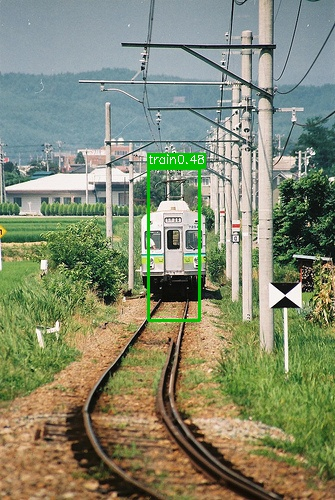
#> input picture pytorch-YOLO-v1/testimg/000002.jpg, 335 x 500 px
$ python -i yolov5_augment.py   (imports and definitions only)
#> lines starting #> are read from the running program, lines starting #| are printed output that depends on the picture
#> further down, picture is the input picture: shape (500, 335, 3); mean B, G, R 111.9, 137.9, 131.9
import random
import cv2
import math
import numpy as np
import torch


# ------------------------- Basic augmentations -------------------------
#
## Spatial transform
# [85 lines left out: function random_perspective, not called in this run]


#! HSV增强:
## Color transform
def augment_hsv(img, hgain=0.5, sgain=0.5, vgain=0.5):
#> called with hgain = 0.5, sgain = 0.5, vgain = 0.5
    r = np.random.uniform(-1, 1, 3) * [hgain, sgain, vgain] + 1     # random gains --> [0~2]
    hue, sat, val = cv2.split(cv2.cvtColor(img, cv2.COLOR_BGR2HSV))
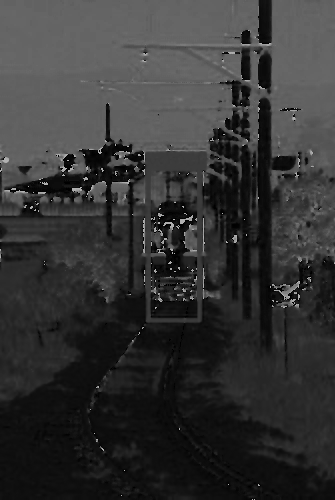
#> hue: shape (500, 335); min 0, max 179, mean 52.1
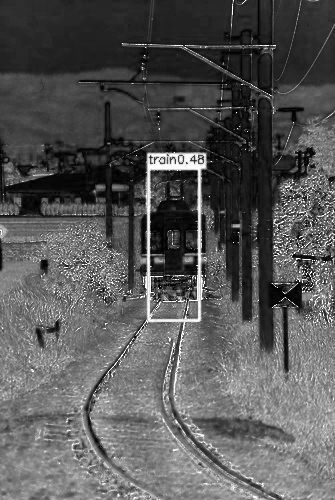
#> sat: shape (500, 335); min 0, max 255, mean 87.6
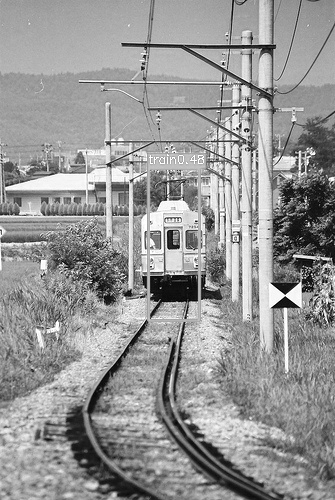
#> val: shape (500, 335); min 0, max 255, mean 149.2
    dtype = img.dtype  # uint8

    x = np.arange(0, 256, dtype=np.int16)
    lut_hue = ((x * r[0]) % 180).astype(dtype)
    lut_sat = np.clip(x * r[1], 0, 255).astype(dtype)
#> lut_sat = 256 values from 0 to 255
    lut_val = np.clip(x * r[2], 0, 255).astype(dtype)
#> lut_val = 256 values from 0 to 255

    #! cv2.LUT, hue根据lut_hue进行转换
    img_hsv = cv2.merge((cv2.LUT(hue, lut_hue), cv2.LUT(sat, lut_sat), cv2.LUT(val, lut_val))).astype(dtype)
#> img_hsv: shape (500, 335, 3); mean H, S, V 53.5, 105.2, 163.5
    cv2.cvtColor(img_hsv, cv2.COLOR_HSV2BGR, dst=img)  # no return needed
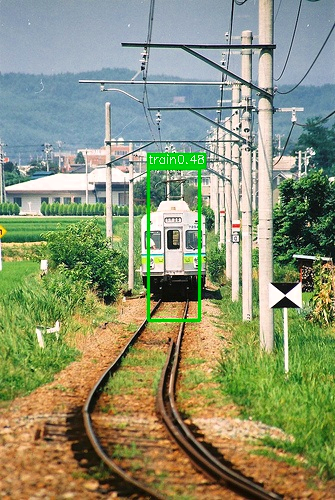
#> img: shape (500, 335, 3); mean B, G, R 114.2, 146.9, 139.4

    """_summary_
    cv2.LUT: 函数定义的意思是，hue根据查找表更新hue的每个元素，其中hue的元素值与查找表的索引相匹配。
    1. 使用场景: 比如图像增强。
        - 上述场景的SV通道增强需求，较为简单，其实可以通过直接乘以r[2]实现
        - H通道增强：H(0~360);超过360会循环进行到较低的H值，我认为是不合理的
          #? 如果H方式合理，那么SV通道是否可以效仿，比如((x * r[1]) % 255)
    """


# ------------------------- Strong augmentations -------------------------
#! 被Dataset类所使用
#! 马赛克操作：1. 选择四张图像；2. 四张图像的中心点位置偏移；(无其他数据增强方法) 3. 图像组合和bbox组合； 4. random_perspective经典操作
## YOLOv5-Mosaic
# [205 lines left out: functions yolov5_mosaic_augment, yolov5_mixup_augment, yolox_mixup_augment, not called in this run]


# ------------------------- Preprocessers -------------------------
#TODO: 为什么YOLOv5Augmentation中不需要考虑max_stride，而YOLOv5BaseTransform需要？？
## YOLOv5-style Transform for Train
class YOLOv5Augmentation(object):
    # [73 lines left out: functions __init__, __call__, not called in this run]

##! resize --> tensor --> padding
## YOLOv5-style Transform for Eval
class YOLOv5BaseTransform(object):
    def __init__(self, img_size=640, max_stride=32):
        self.img_size = img_size
        self.max_stride = max_stride


    # [51 lines left out: function __call__, not called in this run]

>>> import cv2
>>> picture = cv2.imread('../../../../pytorch-YOLO-v1/testimg/000002.jpg')
>>> result = augment_hsv(picture)

$ run again, on pytorch-YOLO-v1/testimg/000008.jpg
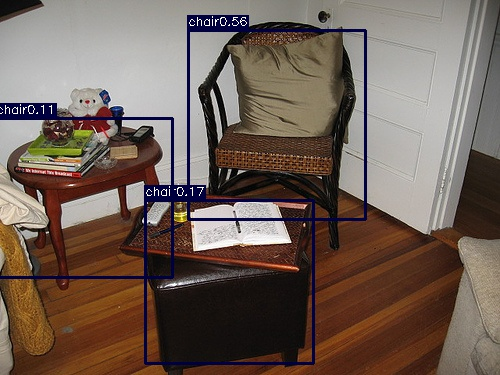
#> input picture pytorch-YOLO-v1/testimg/000008.jpg, 500 x 375 px
#> picture is the input picture: shape (375, 500, 3); mean B, G, R 86.6, 96.1, 112.7
#> in augment_hsv, `hue, sat, val = cv2.split(cv2.cvtColor(img, cv2.COLOR_BGR2HSV))`:
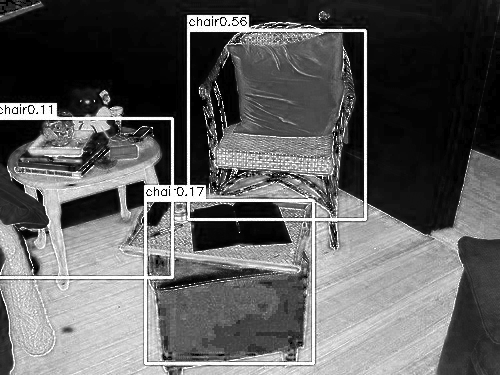
#> sat: shape (375, 500); min 0, max 255, mean 94.9
#> img_hsv: shape (375, 500, 3); mean H, S, V 26.3, 111.7, 126.2
#> in augment_hsv, `cv2.cvtColor(img_hsv, cv2.COLOR_HSV2BGR, dst=img)`:
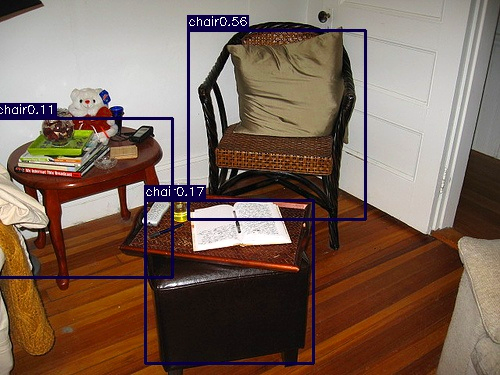
#> img: shape (375, 500, 3); mean B, G, R 88.3, 101.4, 123.9

$ run again, on pytorch-YOLO-v1/testimg/000010.jpg
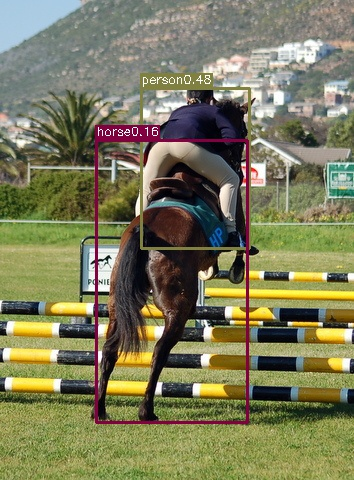
#> input picture pytorch-YOLO-v1/testimg/000010.jpg, 354 x 480 px
#> picture is the input picture: shape (480, 354, 3); mean B, G, R 90.8, 124, 124.8
#> in augment_hsv, `hue, sat, val = cv2.split(cv2.cvtColor(img, cv2.COLOR_BGR2HSV))`:
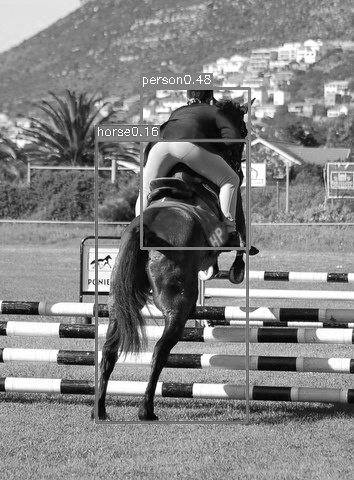
#> val: shape (480, 354); min 0, max 255, mean 132.3
#> img_hsv: shape (480, 354, 3); mean H, S, V 49.6, 111.6, 144.3
#> in augment_hsv, `cv2.cvtColor(img_hsv, cv2.COLOR_HSV2BGR, dst=img)`:
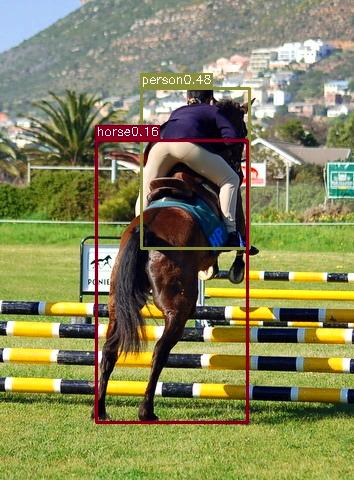
#> img: shape (480, 354, 3); mean B, G, R 89.4, 133.7, 133.2

$ run again, on pytorch-YOLO-v1/testimg/000013.jpg
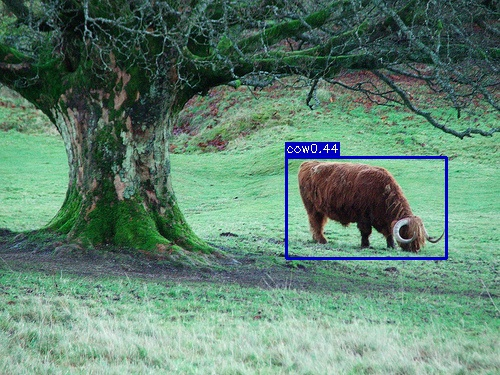
#> input picture pytorch-YOLO-v1/testimg/000013.jpg, 500 x 375 px
#> picture is the input picture: shape (375, 500, 3); mean B, G, R 112, 131, 96
#> in augment_hsv, `hue, sat, val = cv2.split(cv2.cvtColor(img, cv2.COLOR_BGR2HSV))`:
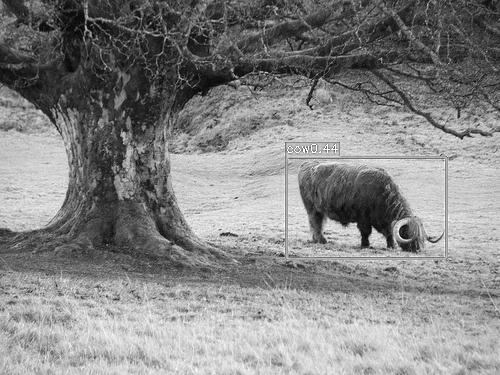
#> val: shape (375, 500); min 1, max 255, mean 134.6
#> img_hsv: shape (375, 500, 3); mean H, S, V 75.3, 102.4, 147.9
#> in augment_hsv, `cv2.cvtColor(img_hsv, cv2.COLOR_HSV2BGR, dst=img)`:
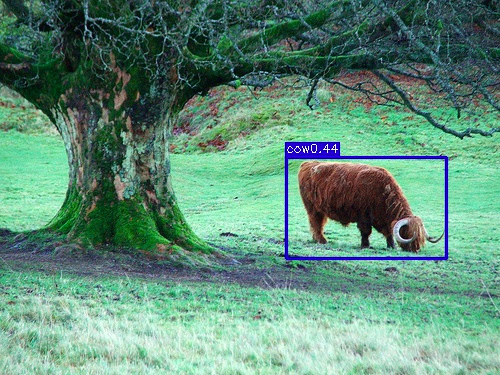
#> img: shape (375, 500, 3); mean B, G, R 121.9, 142.9, 96.9
